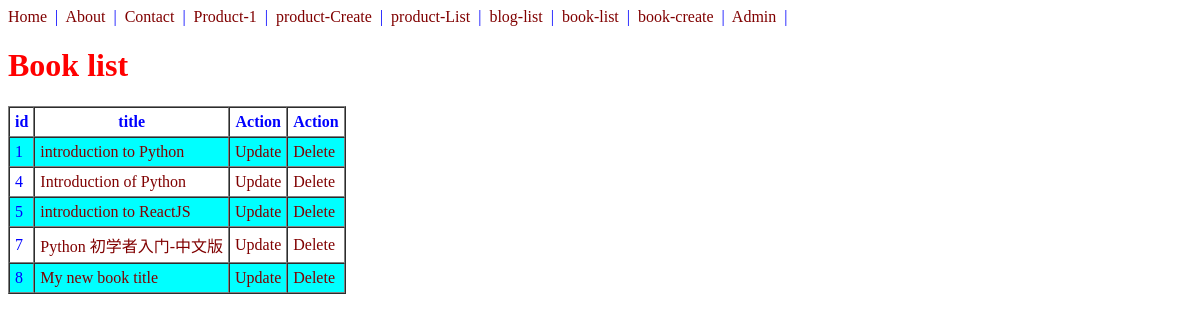
The page /books/ on the database its author committed.
### books/models.py (models this page shows, shortened)
class Book(models.Model):
    title = models.CharField(max_length=100)
    description = models.TextField(null=True)
    price = models.DecimalField(max_digits=10, decimal_places=2)
    def get_absolute_url(self):
        return reverse("books:book-detail", kwargs={'id':self.id}) # clean and easy way to make url dynamic
    def get_update_url(self):
        return reverse("books:book-update", kwargs={'id':self.id}) # clean and easy way to make url dynamic
    def get_delete_url(self):
        return reverse("books:book-delete", kwargs={'id':self.id}) # clean and easy way to make url dynamic

### books/views.py (the view, shortened to what this page needs)
# urls.py: path('', BookListView.as_view(), name='book-list'),
class BookListView(View):
    template_name = 'books/book_list.html' # override default template file name
    def get(self, request, *args, **kwargs):
        queryset = Book.objects.all()
        context = {'object_list': queryset}
        return render(request, self.template_name, context)

### books/templates/books/book_list.html
{% extends 'base.html' %}
{% block content %}
{% load static %}
<h1>Book list</h1>
<table border="1", cellspacing="0", cellpadding="5">
<tr>
    <th>id</th><th>title</th><th>Action</th><th>Action</th>
</tr>
{% for book in object_list %}
    {% cycle 'row1' 'row2' as rowcolors silent %}
    <tr class="{{ rowcolors }}">
        <td>{{book.id}}</td>
        <td><a href='{{ book.get_absolute_url }}'>{{book.title}}</a></td>
        <td><a href='{{ book.get_update_url }}'>Update</a></td>
        <td><a href='{{ book.get_delete_url }}'>Delete</a></td>
    </tr>
{% endfor %}
</table>
{% endblock %}

### static/css/style.css (style rules this page uses)
a:link { color:maroon; text-decoration: none; }
body { color: blue }
h1 { color: red }
.row1 { background-color:aqua; }

### rows shown on the page
Book: id "1", title "introduction to Python"
Book: id "4", title "Introduction of Python"
Book: id "5", title "introduction to ReactJS"
Book: id "7", title "Python 初学者入门-中文版"
Book: id "8", title "My new book title"
